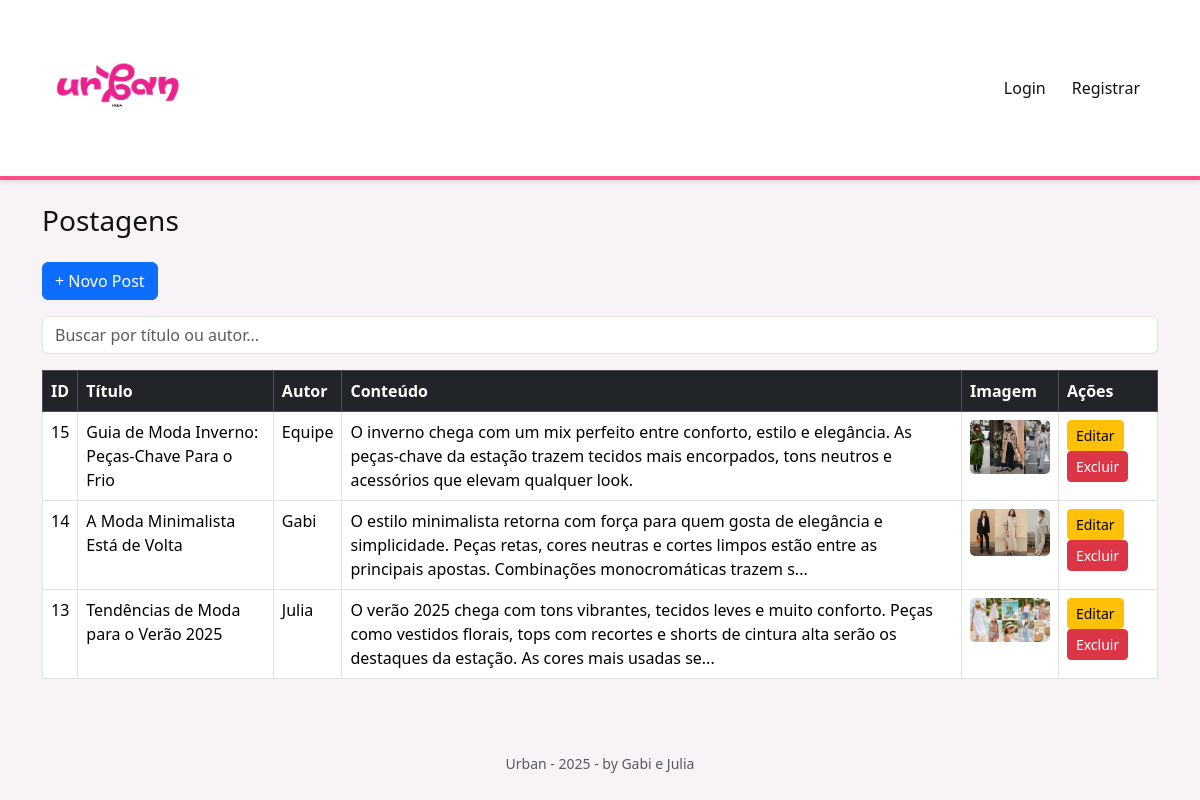
/admin/post/PostList.php, run on the app's committed database.
### tables this page shows
CREATE TABLE IF NOT EXISTS `post` (
  `id` int NOT NULL AUTO_INCREMENT,
  `titulo` varchar(150) NOT NULL,
  `conteudo` text NOT NULL,
  `imagem` varchar(255) DEFAULT NULL,
  `autor` varchar(50) DEFAULT NULL,
  PRIMARY KEY (`id`)
);

### admin/db.class.php (called while the page is built, shortened)
<?php
class DB
{
    private $host = 'localhost';
    private $user = 'root';
    private $password = '';
    private $dbname = 'moda';
    private $port = '3306';
    public function connect()
    {
        try {
            $pdo = new PDO(
                "mysql:host={$this->host};dbname={$this->dbname};port={$this->port};charset=utf8",
                $this->user,
                $this->password
            );
            $pdo->setAttribute(PDO::ATTR_ERRMODE, PDO::ERRMODE_EXCEPTION);
            $pdo->setAttribute(PDO::ATTR_DEFAULT_FETCH_MODE, PDO::FETCH_OBJ);
            return $pdo;
        } catch (PDOException $e) {
            die("Erro de conexão com o banco: " . $e->getMessage());
        }
    }
}

### admin/post/PostList.php (the view, shortened to what this page needs)
<?php
include __DIR__ . '/../db.class.php';
include __DIR__ . '/../header.php';
$db = new DB('post');
$busca = $_GET['busca'] ?? '';
$where = "";
try {
    $sql = $db->connect()->query("SELECT * FROM post $where ORDER BY id DESC");
    $posts = $sql->fetchAll(PDO::FETCH_OBJ);
} catch (Exception $e) {
    echo "Erro ao buscar posts: " . $e->getMessage();
    exit;
}
?>
<h3 class="mb-4">Postagens</h3>
<a href="PostForm.php" class="btn btn-primary mb-3">+ Novo Post</a>
<form method="GET" class="mb-3">
    <input type="text" name="busca" class="form-control" placeholder="Buscar por título ou autor..." value="<?= $busca ?>">
</form>
<table class="table table-bordered table-hover">
    <thead class="table-dark">
        <tr>
            <th>ID</th>
            <th>Título</th>
            <th>Autor</th>
            <th>Conteúdo</th>
            <th>Imagem</th>
            <th>Ações</th>
        </tr>
    </thead>
    <tbody>
        <?php if ($posts): ?>
            <?php foreach ($posts as $p): ?>
                <tr>
                    <td><?= $p->id ?></td>
                    <td><?= $p->titulo ?></td>
                    <td><?= $p->autor ?></td>
                    <td><?= mb_strimwidth($p->conteudo, 0, 200, "...") ?></td>
                    <td>
                        <?php if (!empty($p->imagem)): ?>
                            <img src="../uploadspost/<?= $p->imagem ?>" width="80" style="border-radius:5px;">
                        <?php else: ?>
                            -
                        <?php endif; ?>
                    </td>
                    <td>
                        <a href="PostForm.php?id=<?= $p->id ?>" class="btn btn-warning btn-sm">Editar</a>
                        <form action="" method="POST" style="display:inline-block;"
                              onsubmit="return confirm('Tem certeza que deseja excluir este post?');">
                            <button type="submit" class="btn btn-danger btn-sm">Excluir</button>
                        </form>
                    </td>
                </tr>
            <?php endforeach; ?>
        <?php else: ?>
            <tr>
                <td colspan="6">Nenhum post encontrado.</td>
            </tr>
        <?php endif; ?>
    </tbody>
</table>
<?php include '../footer.php'; ?>

### admin/header.php (shortened to what this page needs)
<!doctype html>
<html lang="pt-BR">
  <head>
    <link href="https://cdn.jsdelivr.net/npm/bootstrap@5.3.2/dist/css/bootstrap.min.css" rel="stylesheet">
  </head>
  <body>
    <nav class="navbar navbar-expand-lg nav-custom mb-4">
      <div class="container">
        <a class="navbar-brand" href="/Moda/home.php">
          <img src="/Moda/logo.png" alt="Rosé Closet">
        </a>
        <div class="collapse navbar-collapse" id="navMenu">
          <ul class="navbar-nav ms-auto align-items-lg-center">
            <?php if(!empty($_SESSION['user'])): ?>
              <li class="nav-item"><a class="nav-link" href="/Moda/admin/produtos/ProdutosList.php">Produtos</a></li>
              <li class="nav-item"><a class="nav-link" href="/Moda/admin/categoria/CategoriaList.php">Categorias</a></li>
              <li class="nav-item"><a class="nav-link" href="/Moda/admin/post/PostList.php">Posts</a></li>
              <li class="nav-item"><a class="nav-link" href="/Moda/admin/usuario/UsuarioList.php">Usuario</a></li>
              <li class="nav-item">
                <a class="btn btn-logout nav-link" href="/Moda/home.php">Sair</a>
              </li>
            <?php else: ?>
              <li class="nav-item"><a class="nav-link" href="/Moda/login.php">Login</a></li>
              <li class="nav-item"><a class="nav-link" href="/Moda/register.php">Registrar</a></li
            <?php endif; ?>
          </ul>
        </div>
      </div>
    </nav>
    <div class="container">

### admin/footer.php (shortened to what this page needs)
  </div>
  <footer class="mt-5 py-4 text-center">
    <div class="container">
      <small class="text-muted">Urban - 2025 - by Gabi e Julia</small>
    </div>
  </footer>
  </body>
</html>

### admin/header.php (style rules this page uses)
:root { --rosa: #ff4d88; --preto: #111; --cinza-claro: #f8f3f7; }
body { background: var(--cinza-claro); color: var(--preto); font-family: 'Segoe UI', Tahoma, Geneva, Verdana, sans-serif; }
.nav-custom { background: white; border-bottom: 4px solid var(--rosa); box-shadow: 0 2px 6px rgba(0,0,0,0.1); }
.nav-custom .nav-link { color: var(--preto); font-weight: 500; margin-right: 10px; transition: 0.3s; }
.navbar-brand img { height: 150px; }

### data on the page
post: id "15", titulo "Guia de Moda Inverno: Peças-Chave Para o Frio", autor "Equipe", conteudo "O inverno chega com um mix perfeito entre conforto, estilo e elegância. As peças-chave da estação trazem tecidos mais encorpados, tons neutros e acessórios que elevam qualquer look.", imagem (picture)
post: id "14", titulo "A Moda Minimalista Está de Volta", autor "Gabi", conteudo "O estilo minimalista retorna com força para quem gosta de elegância e simplicidade. Peças retas, cores neutras e cortes limpos estão entre as principais apostas. Combinações monocromáticas trazem s...", imagem (picture)
post: id "13", titulo "Tendências de Moda para o Verão 2025", autor "Julia", conteudo "O verão 2025 chega com tons vibrantes, tecidos leves e muito conforto. Peças como vestidos florais, tops com recortes e shorts de cintura alta serão os destaques da estação. As cores mais usadas se...", imagem (picture)
